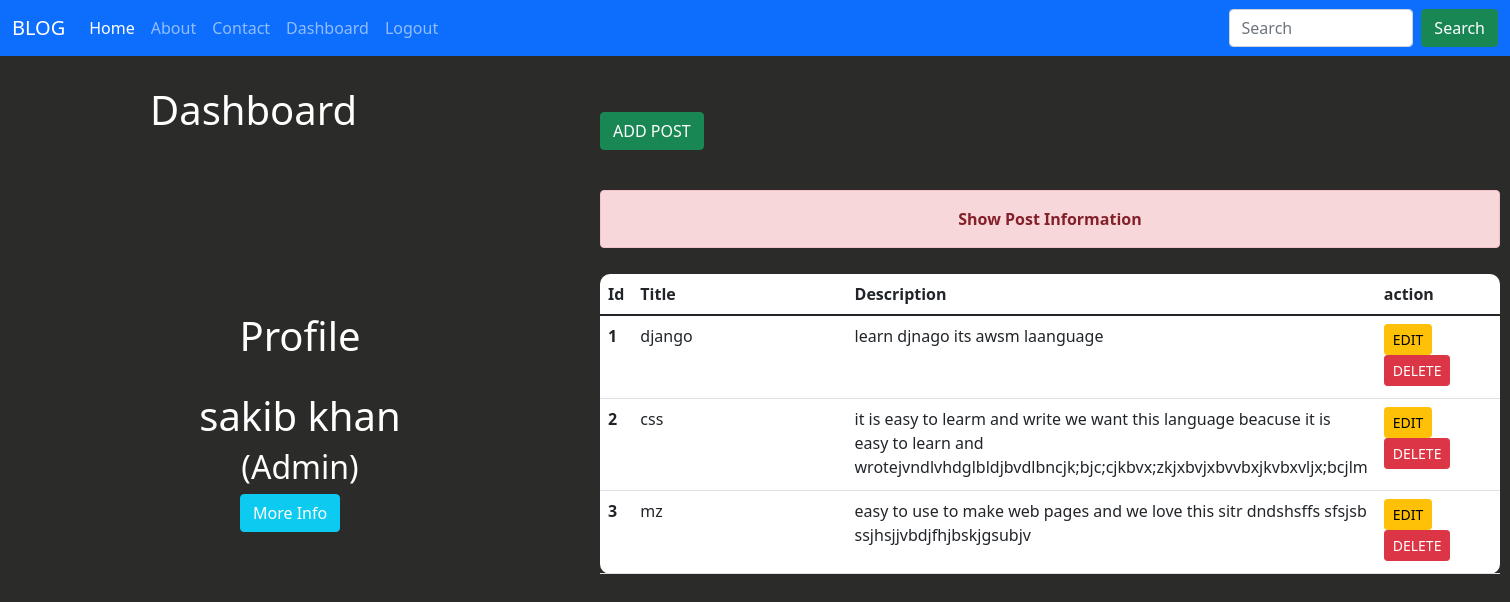
Page /d/ (signed in) on the earlier database version.
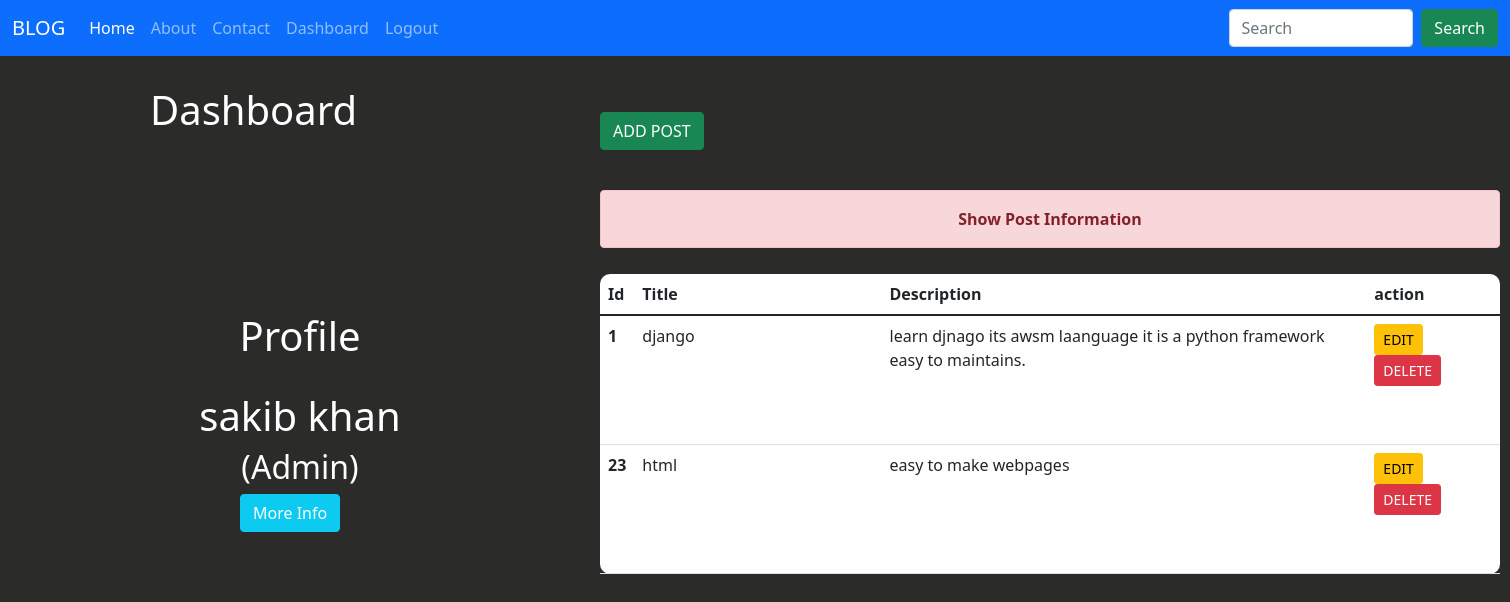
Same page on the later database version.
### Blog/models.py (models this page shows)
class Post(models.Model):
    Title=models.CharField(max_length=100)
    Desc=models.TextField()

### Blog/views.py (the view)
# urls.py: path('d/',views.Dash,name='dashboard'),
def Dash(request):
    if request.user.is_authenticated:
        posts=Post.objects.all()
        user1=request.user
        full_name=user1.get_full_name()
        gps=user1.groups.all()
        return render(request,'Dashboard.html',{'post':posts,'full':full_name,'group':gps})
    else:
        return HttpResponseRedirect("/l/")

### Blog/templates/Dashboard.html (shortened to what this page needs)
<!DOCTYPE html>
<html lang="en">
{% load static %}
<head>
     <link href="https://cdn.jsdelivr.net/npm/bootstrap@5.1.3/dist/css/bootstrap.min.css" rel="stylesheet">
</head>
<body>
{% include 'nav.html' %}
<span>
<span>
<h1><span class='s1'>Dashboard</span></h1>
<div class="p">
<h1><center>Profile</center></h1><br>
<h1><center>{{full}}</center></h1>
{% for gp in group %}
<h2><center>({{gp.name}})</center></h2>
{% endfor %}
<a class="btn btn-info m" style="color:white;" href="{% url 'profile'%}">More Info</a>
</div>
<a href="{% url 'add' %}" class="btn btn-success A">ADD POST</a>
<div class="alert alert-danger p1"><strong>Show Post Information</strong></div>
{% if post %}
<table class="table table-hover t1 ">
  <thead>
    <tr>
      <th scope="col" style="width:2%">Id</th>
      <th scope="col" style="width:28%">Title</th>
      <th scope="col" style="width:55%">Description</th>
      <th scope="col" style="width:15%">action</th>
    </tr>
  </thead>
  <tbody>
    {% for p in post %}
        <tr>
        <th scope="row">{{p.id}}</th>
        <td class="t">{{p.Title}}</td>
        <td class="d" >{{p.Desc}}</td>
        <td>
        <a href="{% url 'edit' p.id %}" class="btn btn-warning btn-sm">EDIT</a>
        {% if perms.Blog.delete_user %}
        <form action="{% url 'delete' p.id  %}" method="POST" class="d-inline">
        <input class="btn btn-danger btn-sm" type=Submit value="DELETE">
        </form>
        {% endif %}
        </td>
        </tr>
    {% endfor %}
  </tbody>
</table>
{% else%}
<h1> No data found</h1>
{% endif %}
</body>
</html>

### Blog/templates/nav.html (shortened to what this page needs)
<nav class="navbar navbar-expand-lg navbar-dark bg-primary">
  <div class="container-fluid">
    <a class="navbar-brand" href="#">BLOG</a>
    <div class="collapse navbar-collapse" id="navbarNav">
      <ul class="navbar-nav">
        <li class="nav-item">
          <a class="nav-link active" aria-current="page" href="{% url 'home' %}">Home</a>
        </li>
        <li class="nav-item">
          <a class="nav-link" href="{% url 'about' %}">About</a>
        </li>
        <li class="nav-item">
          <a class="nav-link" href="{% url 'contact' %}">Contact</a>
        </li>
        {% if request.user.is_authenticated %}
              <li class="nav-item">
                <a class="nav-link" href="{% url 'dashboard' %}">Dashboard</a>
              </li>
              <li class="nav-item">
                <a class="nav-link" href="{% url 'logout' %}">Logout</a>
              </li>
        {% endif %}
      </ul>
    </div>
  </div>
  <nav class="navbarnavbar-dark bg-primary">
  <div class="container-fluid">
    <form class="d-flex">
      <input class="form-control me-2" type="search" placeholder="Search" aria-label="Search">
      <button class="btn btn-success" type="submit">Search</button>
    </form>
  </div>
</nav>
</nav>

### Blog/templates/Dashboard.html (style rules this page uses)
body { background-color: rgb(43, 43, 41); }
.s1 { color:white; position:relative; left:150px; top:30px; }
.p1 { position:relative; width:900px; left:600px; text-align:center; bottom:260px; }
.t1 { border-radius:10px; width:900px; height:300px; position:relative; bottom:250px; left:600px; background-color:white; }
.A { position:relative; left:600px; bottom:300px; }
.p { color:white; width:300px; height:300px; position :relative; left:150px; top:200px; }
.m { position:relative; left:90px; }

Differences in the rows shown:
removed Post: id "2", Title "css", Desc "it is easy to learm and write we want this language beacuse it is easy to learn and wrotejvndlvhdglbldjbvdlbncjk;bjc;cjkbvx;zkjxbvjxbvvbxjkvbxvljx;bcjlm"
removed Post: id "3", Title "mz", Desc "easy to use to make web pages and we love this sitr dndshsffs sfsjsb ssjhsjjvbdjfhjbskjgsubjv"
changed Post "django": Desc "learn djnago its awsm laanguage" → "learn djnago its awsm laanguage it is a python framework easy to maintains."
added Post: id "23", Title "html", Desc "easy to make webpages"
